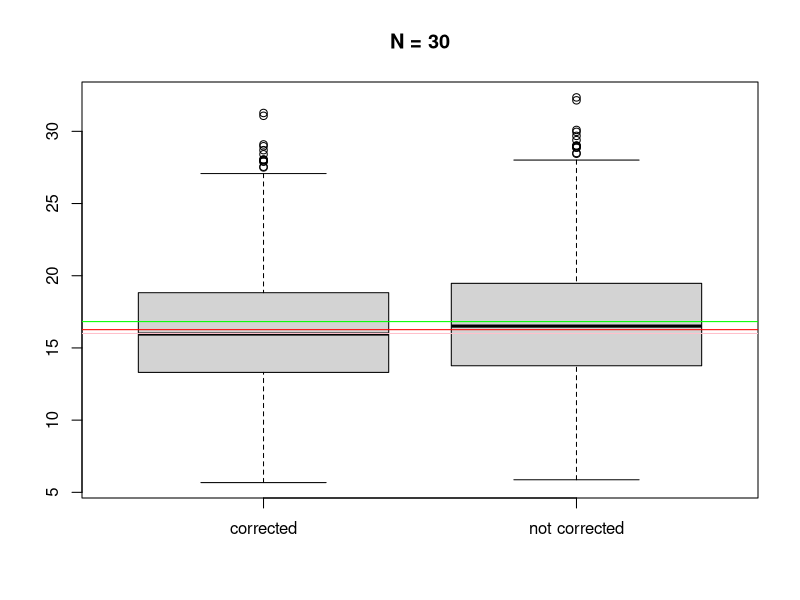
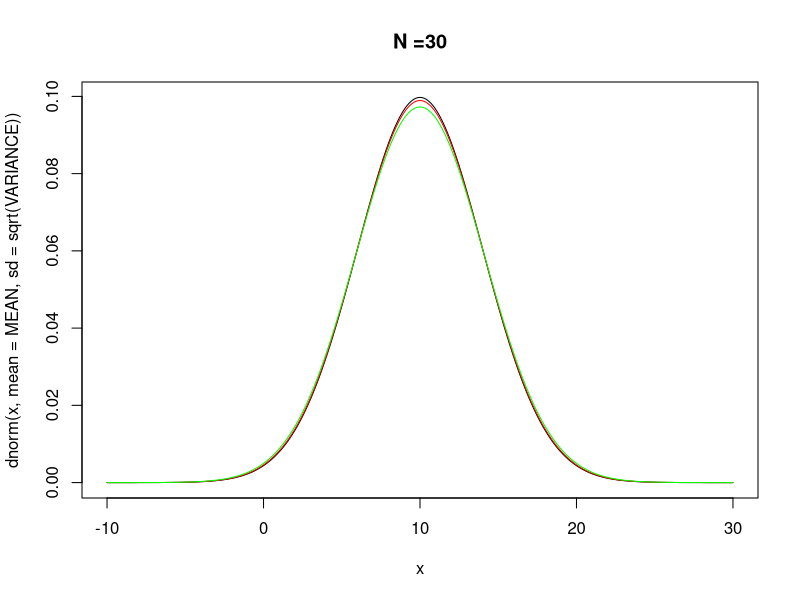
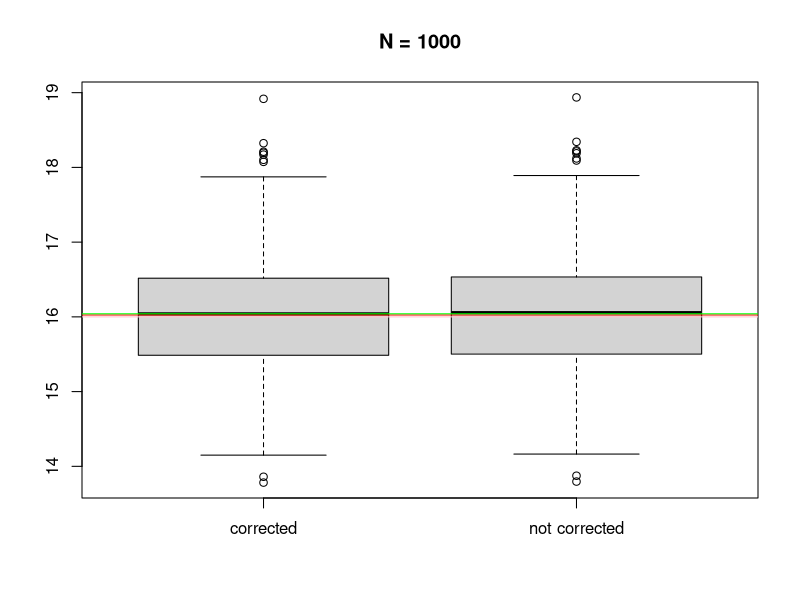
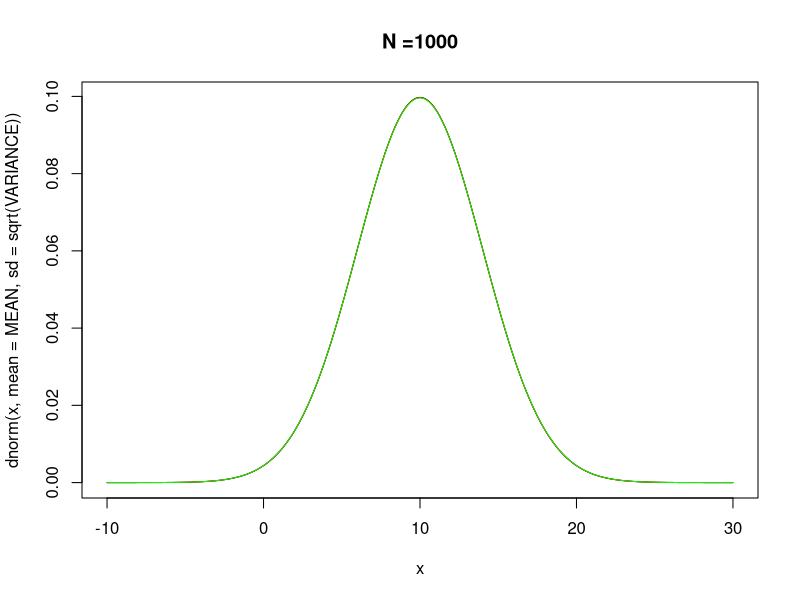
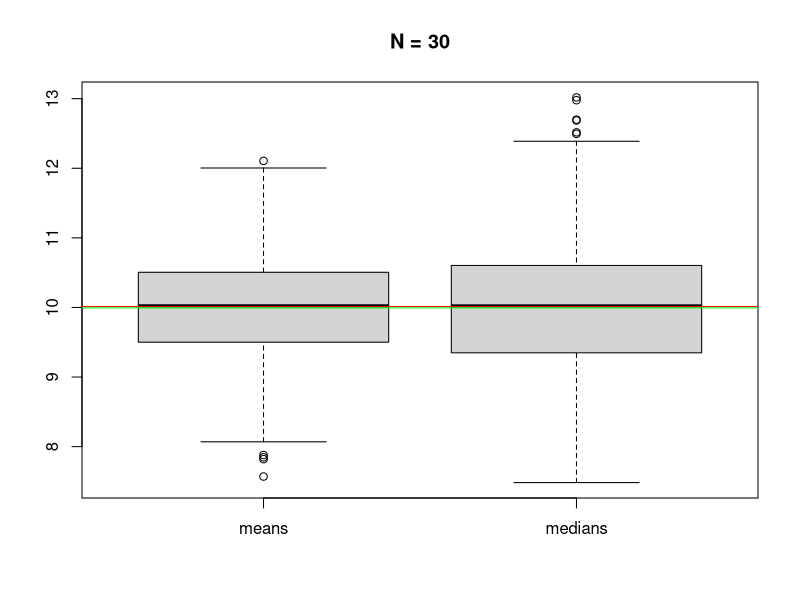
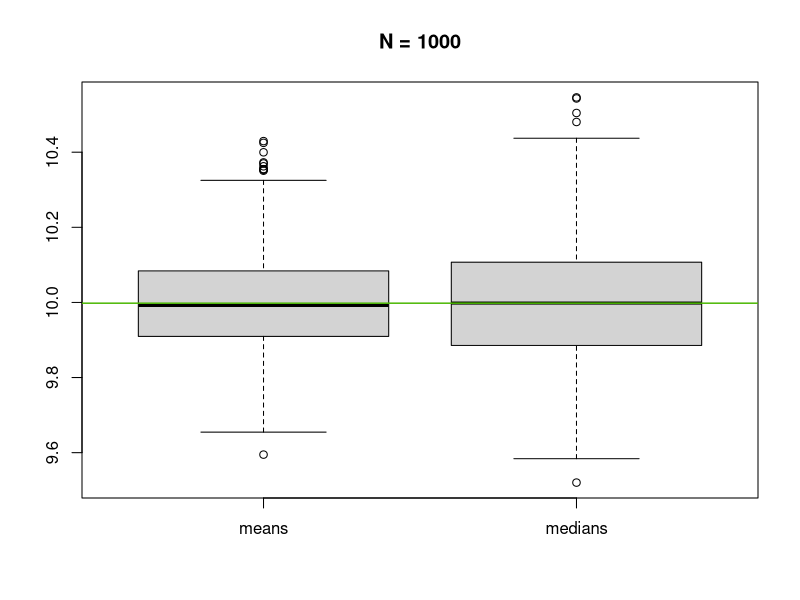
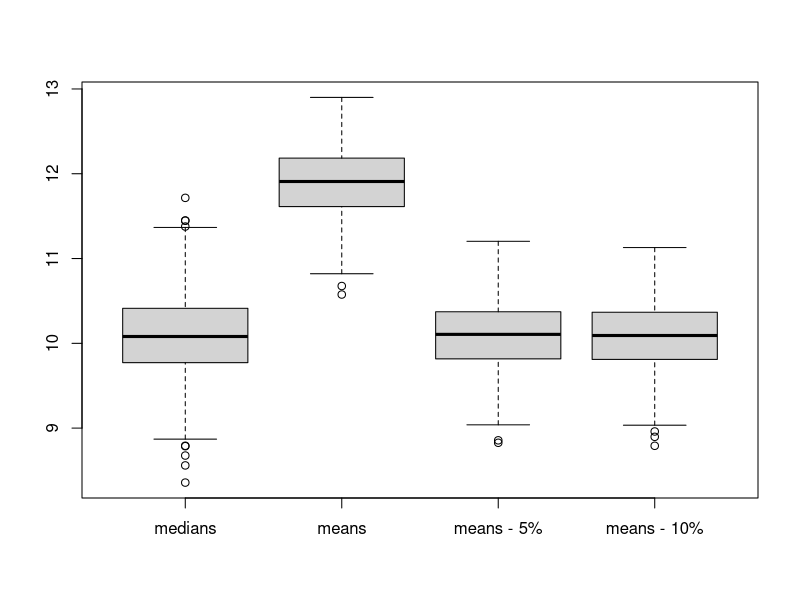
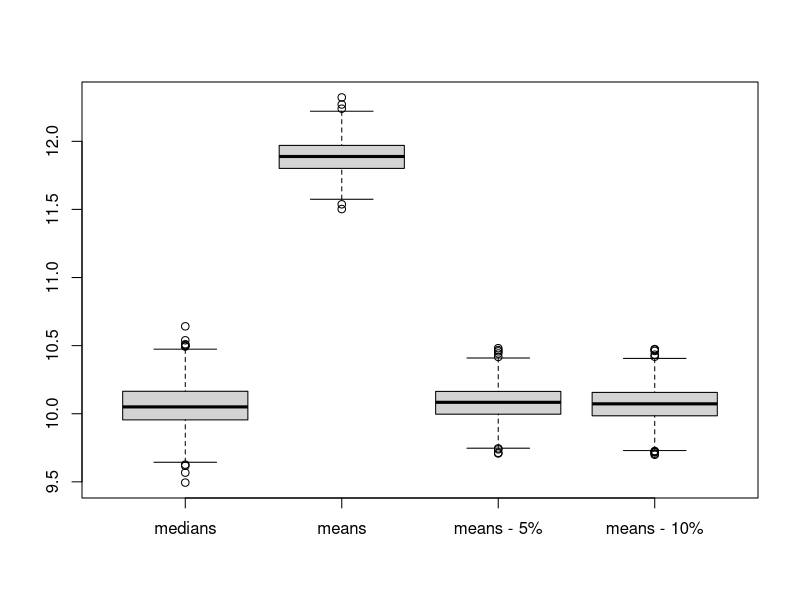

Reproduce these figures in R, in order.
## ---- chunk 1
set.seed(42)
## ---- chunk 2
not_corrected_variance = function(value, n) {
  return(n * value / (n - 1))
}
## ---- chunk 3
MEAN = 10
VARIANCE = 16

var_count = function(sample_size, n) {
  variances = c()
  not_corrected_variances = c()
  i = 1
  while(i <= n) {
    sample = rnorm(n = sample_size, mean = MEAN, sd = sqrt(VARIANCE))
    variances[i] = var(sample)
    not_corrected_variances[i] = not_corrected_variance(variances[i], sample_size)
    i = i + 1
  }
  
  mean_variances = mean(variances)
  mean_not_corrected = mean(not_corrected_variances)
  
  boxplot(variances, not_corrected_variances, names = c("corrected", "not corrected"))
  title(sprintf("N = %d", sample_size))
  abline(h = mean_variances, col = "red")
  abline(h = mean_not_corrected, col = "green")
  abline(h = VARIANCE, col = "pink")
  
  x = seq(-10, 30, 0.1)
  plot(x, dnorm(x,mean=MEAN, sd = sqrt(VARIANCE)), type = "l", main=sprintf("N =%s",sample_size))
  lines(x, dnorm(x,mean=MEAN, sd = sqrt(mean_variances) ), type = 'l',col="red")
  lines(x, dnorm(x,mean=MEAN, sd = sqrt(mean_not_corrected) ),type = 'l',col="green")
}
## ---- chunk 4
var_count(30,1000)
var_count(1000, 1000)
## ---- chunk 5
median_ok = function(sample_size, n) {
  means = c()
  medians = c()
  i = 1
  while(i <= n) {
    sample = rnorm(n = sample_size, mean = MEAN, sd = sqrt(VARIANCE))
    means[i] = mean(sample)
    medians[i] = median(sample)
    i = i + 1
  }
  
  mean_means = mean(means)
  mean_medians = mean(medians)
  
  boxplot(means, medians, names = c("means", "medians"))
  title(sprintf("N = %d", sample_size))
  abline(h = mean_means, col = "red")
  abline(h = mean_medians, col = "green")
  abline(h = VARIANCE, col = "pink")
}
## ---- chunk 6
median_ok(30, 1000)
median_ok(1000, 1000)
## ---- chunk 7
sample = rnorm(1000, mean = MEAN, sd = sqrt(VARIANCE))
noise = rnorm(10, mean = 20 * MEAN, sd = sqrt(VARIANCE))
merged = append(sample, noise)
print(sprintf("mean = %.2f", mean(merged)))
print(sprintf("median = %.2f", median(merged)))
print(sprintf("trimmed = %.2f", mean(merged, trim = 0.05)))
## ---- chunk 8
noisy_plots = function(sample_size, n) {
  means = c()
  medians = c()
  means_trimmed_5 = c()
  means_trimmed_10 = c()
  
  i = 1
  while(i <= n) {
    default = rnorm(n = sample_size, mean = MEAN, sd = sqrt(VARIANCE))
    noise = rnorm(n = sample_size / 100, mean = MEAN * 20, sd = sqrt(VARIANCE))
    sample = append(default, noise)
    means[i] = mean(sample)
    medians[i] = median(sample)
    means_trimmed_5[i] = mean(sample, trim = 0.05)
    means_trimmed_10[i] = mean(sample, trim = 0.1)
    i = i + 1
  }
  
  boxplot(medians, means, means_trimmed_5, means_trimmed_10, names = c("medians", "means", "means - 5%", "means - 10%"))
}
## ---- chunk 9
noisy_plots(100, 1000)
noisy_plots(1000, 1000)
